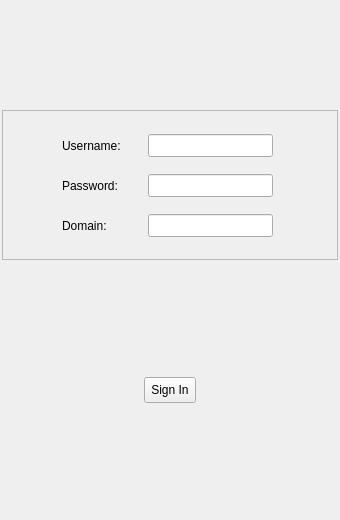
<?xml version="1.0" encoding="UTF-8"?>
<ui version="4.0">
 <class>loginwindow</class>
 <widget class="QWidget" name="loginwindow">
  <property name="geometry">
   <rect>
    <x>0</x>
    <y>0</y>
    <width>340</width>
    <height>520</height>
   </rect>
  </property>
  <property name="sizePolicy">
   <sizepolicy hsizetype="Expanding" vsizetype="Expanding">
    <horstretch>0</horstretch>
    <verstretch>0</verstretch>
   </sizepolicy>
  </property>
  <property name="minimumSize">
   <size>
    <width>300</width>
    <height>520</height>
   </size>
  </property>
  <property name="focusPolicy">
   <enum>Qt::StrongFocus</enum>
  </property>
  <property name="windowTitle">
   <string comment="VoIP Client">Mlink Client</string>
  </property>
  <property name="windowIcon">
   <iconset>
    <normaloff>null_team-32.png</normaloff>null_team-32.png</iconset>
  </property>
  <property name="toolTip">
   <string>Mlink Client - Telephony Client</string>
  </property>
  <property name="styleSheet">
   <string>QWidget#mainwindow {
  background:#f7f5fd;
}

</string>
  </property>
  <property name="_yate_hideonclose" stdset="0">
   <bool>true</bool>
  </property>
  <property name="_yate_window" stdset="0">
   <bool>true</bool>
  </property>
  <layout class="QVBoxLayout">
   <property name="spacing">
    <number>0</number>
   </property>
   <property name="leftMargin">
    <number>2</number>
   </property>
   <property name="topMargin">
    <number>0</number>
   </property>
   <property name="rightMargin">
    <number>2</number>
   </property>
   <property name="bottomMargin">
    <number>0</number>
   </property>
   <item>
    <widget class="QFrame" name="frame">
     <property name="minimumSize">
      <size>
       <width>0</width>
       <height>0</height>
      </size>
     </property>
     <property name="maximumSize">
      <size>
       <width>16777215</width>
       <height>150</height>
      </size>
     </property>
     <property name="frameShape">
      <enum>QFrame::StyledPanel</enum>
     </property>
     <property name="frameShadow">
      <enum>QFrame::Raised</enum>
     </property>
     <widget class="QWidget" name="horizontalLayoutWidget">
      <property name="geometry">
       <rect>
        <x>0</x>
        <y>20</y>
        <width>331</width>
        <height>31</height>
       </rect>
      </property>
      <layout class="QHBoxLayout" name="horizontalLayout_2">
       <item>
        <spacer name="horizontalSpacer_4">
         <property name="orientation">
          <enum>Qt::Horizontal</enum>
         </property>
         <property name="sizeType">
          <enum>QSizePolicy::Fixed</enum>
         </property>
         <property name="sizeHint" stdset="0">
          <size>
           <width>60</width>
           <height>20</height>
          </size>
         </property>
        </spacer>
       </item>
       <item>
        <widget class="QLabel" name="remoteUser">
         <property name="sizePolicy">
          <sizepolicy hsizetype="Fixed" vsizetype="Preferred">
           <horstretch>0</horstretch>
           <verstretch>0</verstretch>
          </sizepolicy>
         </property>
         <property name="minimumSize">
          <size>
           <width>80</width>
           <height>0</height>
          </size>
         </property>
         <property name="text">
          <string>Username:</string>
         </property>
        </widget>
       </item>
       <item>
        <widget class="QLineEdit" name="acc_username">
         <property name="maximumSize">
          <size>
           <width>16777215</width>
           <height>23</height>
          </size>
         </property>
        </widget>
       </item>
       <item>
        <spacer name="horizontalSpacer_6">
         <property name="orientation">
          <enum>Qt::Horizontal</enum>
         </property>
         <property name="sizeType">
          <enum>QSizePolicy::Fixed</enum>
         </property>
         <property name="sizeHint" stdset="0">
          <size>
           <width>60</width>
           <height>20</height>
          </size>
         </property>
        </spacer>
       </item>
      </layout>
     </widget>
     <widget class="QWidget" name="horizontalLayoutWidget_2">
      <property name="geometry">
       <rect>
        <x>0</x>
        <y>60</y>
        <width>331</width>
        <height>31</height>
       </rect>
      </property>
      <layout class="QHBoxLayout" name="horizontalLayout_3">
       <item>
        <spacer name="horizontalSpacer_3">
         <property name="orientation">
          <enum>Qt::Horizontal</enum>
         </property>
         <property name="sizeType">
          <enum>QSizePolicy::Fixed</enum>
         </property>
         <property name="sizeHint" stdset="0">
          <size>
           <width>60</width>
           <height>20</height>
          </size>
         </property>
        </spacer>
       </item>
       <item>
        <widget class="QLabel" name="remotePasswd">
         <property name="sizePolicy">
          <sizepolicy hsizetype="Fixed" vsizetype="Preferred">
           <horstretch>0</horstretch>
           <verstretch>0</verstretch>
          </sizepolicy>
         </property>
         <property name="minimumSize">
          <size>
           <width>80</width>
           <height>0</height>
          </size>
         </property>
         <property name="text">
          <string>Password:</string>
         </property>
        </widget>
       </item>
       <item>
        <widget class="QLineEdit" name="acc_password">
         <property name="maximumSize">
          <size>
           <width>16777215</width>
           <height>23</height>
          </size>
         </property>
        </widget>
       </item>
       <item>
        <spacer name="horizontalSpacer_5">
         <property name="orientation">
          <enum>Qt::Horizontal</enum>
         </property>
         <property name="sizeType">
          <enum>QSizePolicy::Fixed</enum>
         </property>
         <property name="sizeHint" stdset="0">
          <size>
           <width>60</width>
           <height>20</height>
          </size>
         </property>
        </spacer>
       </item>
      </layout>
     </widget>
     <widget class="QWidget" name="horizontalLayoutWidget_3">
      <property name="geometry">
       <rect>
        <x>0</x>
        <y>100</y>
        <width>331</width>
        <height>31</height>
       </rect>
      </property>
      <layout class="QHBoxLayout" name="horizontalLayout_4">
       <item>
        <spacer name="horizontalSpacer">
         <property name="orientation">
          <enum>Qt::Horizontal</enum>
         </property>
         <property name="sizeType">
          <enum>QSizePolicy::Fixed</enum>
         </property>
         <property name="sizeHint" stdset="0">
          <size>
           <width>60</width>
           <height>20</height>
          </size>
         </property>
        </spacer>
       </item>
       <item>
        <widget class="QLabel" name="remoteServer">
         <property name="sizePolicy">
          <sizepolicy hsizetype="Fixed" vsizetype="Preferred">
           <horstretch>0</horstretch>
           <verstretch>0</verstretch>
          </sizepolicy>
         </property>
         <property name="minimumSize">
          <size>
           <width>80</width>
           <height>0</height>
          </size>
         </property>
         <property name="text">
          <string>Domain:</string>
         </property>
        </widget>
       </item>
       <item>
        <widget class="QLineEdit" name="acc_proto_sip_server">
         <property name="maximumSize">
          <size>
           <width>16777215</width>
           <height>23</height>
          </size>
         </property>
        </widget>
       </item>
       <item>
        <spacer name="horizontalSpacer_2">
         <property name="orientation">
          <enum>Qt::Horizontal</enum>
         </property>
         <property name="sizeType">
          <enum>QSizePolicy::Fixed</enum>
         </property>
         <property name="sizeHint" stdset="0">
          <size>
           <width>60</width>
           <height>20</height>
          </size>
         </property>
        </spacer>
       </item>
      </layout>
     </widget>
    </widget>
   </item>
   <item>
    <widget class="QFrame" name="signinframe">
     <property name="sizePolicy">
      <sizepolicy hsizetype="Expanding" vsizetype="Fixed">
       <horstretch>0</horstretch>
       <verstretch>0</verstretch>
      </sizepolicy>
     </property>
     <property name="minimumSize">
      <size>
       <width>26</width>
       <height>40</height>
      </size>
     </property>
     <property name="maximumSize">
      <size>
       <width>16777215</width>
       <height>40</height>
      </size>
     </property>
     <layout class="QHBoxLayout">
      <property name="spacing">
       <number>4</number>
      </property>
      <property name="leftMargin">
       <number>2</number>
      </property>
      <property name="topMargin">
       <number>4</number>
      </property>
      <property name="rightMargin">
       <number>2</number>
      </property>
      <property name="bottomMargin">
       <number>4</number>
      </property>
      <item>
       <layout class="QHBoxLayout" name="horizontalLayout_5">
        <item>
         <widget class="QToolButton" name="account_register">
          <property name="minimumSize">
           <size>
            <width>0</width>
            <height>26</height>
           </size>
          </property>
          <property name="maximumSize">
           <size>
            <width>16777215</width>
            <height>26</height>
           </size>
          </property>
          <property name="text">
           <string>Sign In</string>
          </property>
         </widget>
        </item>
       </layout>
      </item>
     </layout>
    </widget>
   </item>
  </layout>
  <action name="quit">
   <property name="icon">
    <iconset>
     <normaloff>quit.png</normaloff>quit.png</iconset>
   </property>
   <property name="text">
    <string>Quit</string>
   </property>
   <property name="menuRole">
    <enum>QAction::QuitRole</enum>
   </property>
  </action>
  <action name="acc_new">
   <property name="icon">
    <iconset>
     <normaloff>addaccount_menu.png</normaloff>addaccount_menu.png</iconset>
   </property>
   <property name="text">
    <string>Add account</string>
   </property>
  </action>
  <action name="action_show_accountlist">
   <property name="icon">
    <iconset>
     <normaloff>user_menu.png</normaloff>user_menu.png</iconset>
   </property>
   <property name="text">
    <string>Accounts</string>
   </property>
  </action>
  <action name="action_show_settings">
   <property name="icon">
    <iconset>
     <normaloff>configure_menu.png</normaloff>configure_menu.png</iconset>
   </property>
   <property name="text">
    <string>Options</string>
   </property>
   <property name="menuRole">
    <enum>QAction::PreferencesRole</enum>
   </property>
  </action>
  <action name="chatcontact_chat">
   <property name="icon">
    <iconset>
     <normaloff>chat_menu.png</normaloff>chat_menu.png</iconset>
   </property>
   <property name="text">
    <string>Chat</string>
   </property>
  </action>
  <action name="chatcontact_subscribe">
   <property name="text">
    <string>Request subscription</string>
   </property>
  </action>
  <action name="chatcontact_unsubscribe">
   <property name="text">
    <string>Request subscription removal</string>
   </property>
  </action>
  <action name="chatcontact_unsubscribed">
   <property name="text">
    <string>Remove subscription</string>
   </property>
  </action>
  <action name="chatcontact_call">
   <property name="icon">
    <iconset>
     <normaloff>phone_menu.png</normaloff>phone_menu.png</iconset>
   </property>
   <property name="text">
    <string>Call</string>
   </property>
  </action>
  <action name="chatcontact_new">
   <property name="icon">
    <iconset>
     <normaloff>add_menu.png</normaloff>add_menu.png</iconset>
   </property>
   <property name="text">
    <string>Add</string>
   </property>
  </action>
  <action name="chatcontact_edit">
   <property name="icon">
    <iconset>
     <normaloff>edit_menu.png</normaloff>edit_menu.png</iconset>
   </property>
   <property name="text">
    <string>Edit</string>
   </property>
   <property name="toolTip">
    <string>Edit contact</string>
   </property>
  </action>
  <action name="chatcontact_del">
   <property name="icon">
    <iconset>
     <normaloff>delete_menu.png</normaloff>delete_menu.png</iconset>
   </property>
   <property name="text">
    <string>Remove</string>
   </property>
   <property name="toolTip">
    <string>Remove contact</string>
   </property>
  </action>
  <action name="chatcontact_showoffline">
   <property name="checkable">
    <bool>true</bool>
   </property>
   <property name="checked">
    <bool>true</bool>
   </property>
   <property name="text">
    <string>Show offline friends</string>
   </property>
   <property name="_yate_identity" stdset="0">
    <string>setparams:property:chat_contacts:_yate_showofflinecontacts</string>
   </property>
  </action>
  <action name="chatcontact_flatlist">
   <property name="checkable">
    <bool>true</bool>
   </property>
   <property name="text">
    <string>Flat list</string>
   </property>
   <property name="_yate_identity" stdset="0">
    <string>setparams:property:chat_contacts:_yate_flatlist</string>
   </property>
  </action>
  <action name="setStatusOnline">
   <property name="icon">
    <iconset>
     <normaloff>status_online_menu.png</normaloff>status_online_menu.png</iconset>
   </property>
   <property name="text">
    <string>Online</string>
   </property>
  </action>
  <action name="setStatusBusy">
   <property name="icon">
    <iconset>
     <normaloff>status_busy_menu.png</normaloff>status_busy_menu.png</iconset>
   </property>
   <property name="text">
    <string>Busy</string>
   </property>
  </action>
  <action name="setStatusAway">
   <property name="icon">
    <iconset>
     <normaloff>status_away_menu.png</normaloff>status_away_menu.png</iconset>
   </property>
   <property name="text">
    <string>Away</string>
   </property>
  </action>
  <action name="setStatusXa">
   <property name="icon">
    <iconset>
     <normaloff>status_xa_menu.png</normaloff>status_xa_menu.png</iconset>
   </property>
   <property name="text">
    <string>Extended away</string>
   </property>
  </action>
  <action name="setStatusDnd">
   <property name="icon">
    <iconset>
     <normaloff>status_dnd_menu.png</normaloff>status_dnd_menu.png</iconset>
   </property>
   <property name="text">
    <string>Do Not Disturb</string>
   </property>
  </action>
  <action name="setStatusOffline">
   <property name="icon">
    <iconset>
     <normaloff>status_offline_menu.png</normaloff>status_offline_menu.png</iconset>
   </property>
   <property name="text">
    <string>Offline</string>
   </property>
  </action>
  <action name="joinmuc_wizard">
   <property name="icon">
    <iconset>
     <normaloff>muc_menu.png</normaloff>muc_menu.png</iconset>
   </property>
   <property name="text">
    <string>Join chat room</string>
   </property>
  </action>
  <action name="acc_new_wizard">
   <property name="icon">
    <iconset>
     <normaloff>addaccountwiz_menu.png</normaloff>addaccountwiz_menu.png</iconset>
   </property>
   <property name="text">
    <string>Add account wizard</string>
   </property>
  </action>
  <action name="messages_show">
   <property name="icon">
    <iconset>
     <normaloff>notif_menu.png</normaloff>notif_menu.png</iconset>
   </property>
   <property name="text">
    <string>Show notifications</string>
   </property>
   <property name="_yate_menuNoCopy" stdset="0">
    <bool>true</bool>
   </property>
  </action>
  <action name="chatcontact_info">
   <property name="icon">
    <iconset>
     <normaloff>info_menu.png</normaloff>info_menu.png</iconset>
   </property>
   <property name="text">
    <string>Info</string>
   </property>
  </action>
  <action name="toggle_show_events">
   <property name="checkable">
    <bool>true</bool>
   </property>
   <property name="icon">
    <iconset>
     <normaloff>events_menu.png</normaloff>events_menu.png</iconset>
   </property>
   <property name="text">
    <string>Debug window</string>
   </property>
   <property name="_yate_identity" stdset="0">
    <string>showwindow:events</string>
   </property>
  </action>
  <action name="chatcontact_hideemptygroups">
   <property name="checkable">
    <bool>true</bool>
   </property>
   <property name="checked">
    <bool>true</bool>
   </property>
   <property name="text">
    <string>Hide empty groups</string>
   </property>
   <property name="_yate_identity" stdset="0">
    <string>setparams:property:chat_contacts:_yate_hideemptygroups</string>
   </property>
  </action>
  <action name="advanced_mode">
   <property name="checkable">
    <bool>true</bool>
   </property>
   <property name="checked">
    <bool>true</bool>
   </property>
   <property name="text">
    <string>Advanced mode</string>
   </property>
  </action>
  <action name="send_file">
   <property name="icon">
    <iconset>
     <normaloff>sendfile_menu.png</normaloff>sendfile_menu.png</iconset>
   </property>
   <property name="text">
    <string>Send file</string>
   </property>
  </action>
  <action name="action_show_fileprogress">
   <property name="icon">
    <iconset>
     <normaloff>file_trans_menu.png</normaloff>file_trans_menu.png</iconset>
   </property>
   <property name="text">
    <string>File transfer</string>
   </property>
  </action>
  <action name="action_show_archive">
   <property name="icon">
    <iconset>
     <normaloff>archive_menu.png</normaloff>archive_menu.png</iconset>
   </property>
   <property name="text">
    <string>Archive</string>
   </property>
  </action>
  <action name="chatcontact_showlog">
   <property name="icon">
    <iconset>
     <normaloff>archive.png</normaloff>archive.png</iconset>
   </property>
   <property name="text">
    <string>Show log</string>
   </property>
  </action>
  <action name="chatroom_new">
   <property name="icon">
    <iconset>
     <normaloff>addchatroom_menu.png</normaloff>addchatroom_menu.png</iconset>
   </property>
   <property name="text">
    <string>Add chat room</string>
   </property>
  </action>
  <action name="share_file">
   <property name="icon">
    <iconset>
     <normaloff>sharefile_menu.png</normaloff>sharefile_menu.png</iconset>
   </property>
   <property name="text">
    <string>Share Files</string>
   </property>
  </action>
  <action name="shared_file">
   <property name="icon">
    <iconset>
     <normaloff>sharedfile_menu.png</normaloff>sharedfile_menu.png</iconset>
   </property>
   <property name="text">
    <string>Shared Files</string>
   </property>
  </action>
  <action name="action_show_accountslist">
   <property name="icon">
    <iconset>
     <normaloff>user_menu.png</normaloff>user_menu.png</iconset>
   </property>
   <property name="text">
    <string>User Managerment</string>
   </property>
  </action>
 </widget>
 <resources/>
 <connections/>
</ui>
